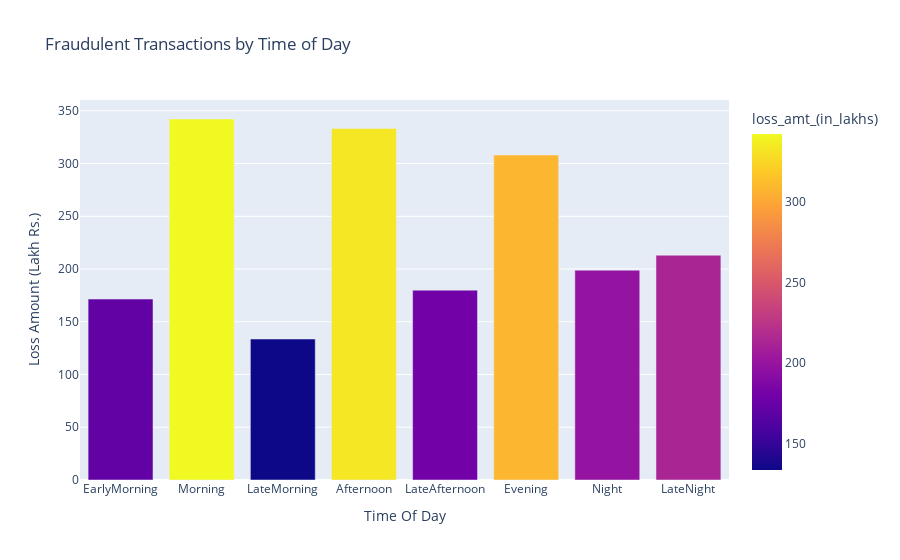

The code cell stored with this chart in its notebook:
### Code cell
bar_graph(
    dataset= df7,
    x= 'time_of_day', y= 'loss_amt_(in_lakhs)',
    title= 'Fraudulent Transactions by Time of Day',
    xlabel= 'Time Of Day', ylabel= 'Loss Amount (Lakh Rs.)',
    xticks= [segments, segments],
    color= 'loss_amt_(in_lakhs)'
)

### Figure 1 — Plotly figure (JSON) as saved in the notebook; plotly's stock layout.template omitted (floating-point values rounded to 4 significant figures)
{"data": [{"alignmentgroup": "True", "hovertemplate": "time_of_day=%{x}<br>loss_amt_(in_lakhs)=%{marker.color}<extra></extra>", "legendgroup": "", "marker": {"color": [171.5, 342.2, 133.7, 333.2, 180.0, 308.1, 198.9, 213.1], "coloraxis": "coloraxis", "pattern": {"shape": ""}}, "name": "", "offsetgroup": "", "orientation": "v", "showlegend": false, "textposition": "auto", "type": "bar", "x": ["EarlyMorning", "Morning", "LateMorning", "Afternoon", "LateAfternoon", "Evening", "Night", "LateNight"], "xaxis": "x", "y": [171.5, 342.2, 133.7, 333.2, 180.0, 308.1, 198.9, 213.1], "yaxis": "y"}], "layout": {"barmode": "relative", "coloraxis": {"colorbar": {"title": {"text": "loss_amt_(in_lakhs)"}}, "colorscale": [[0, "#0d0887"], [0.1111, "#46039f"], [0.2222, "#7201a8"], [0.3333, "#9c179e"], [0.4444, "#bd3786"], [0.5556, "#d8576b"], [0.6667, "#ed7953"], [0.7778, "#fb9f3a"], [0.8889, "#fdca26"], [1, "#f0f921"]]}, "legend": {"tracegroupgap": 0}, "title": {"text": "Fraudulent Transactions by Time of Day"}, "xaxis": {"anchor": "y", "domain": [0, 1], "ticktext": ["EarlyMorning", "Morning", "LateMorning", "Afternoon", "LateAfternoon", "Evening", "Night", "LateNight"], "tickvals": ["EarlyMorning", "Morning", "LateMorning", "Afternoon", "LateAfternoon", "Evening", "Night", "LateNight"], "title": {"text": "Time Of Day"}}, "yaxis": {"anchor": "x", "domain": [0, 1], "title": {"text": "Loss Amount (Lakh Rs.)"}}}}
